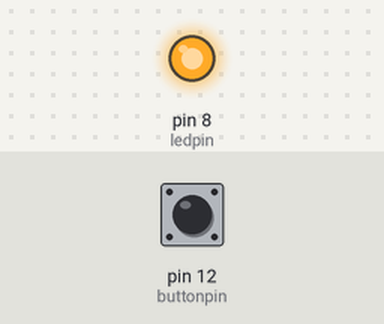
Simulated run of this sketch. Board: Arduino Uno, built with avr-gcc and run on an emulated ATmega328P. Parts: output pins drawn as LEDs (lit = HIGH). Inputs (shaded band) come from the test bench; at power-on: pin 12 (buttonpin) LOW. What the sketch prints to the serial monitor is not drawn.

Above: at 1.2 s.
1.3 s: pin 12 (buttonpin) pulled HIGH for 0.15 s
At 1.38 s:
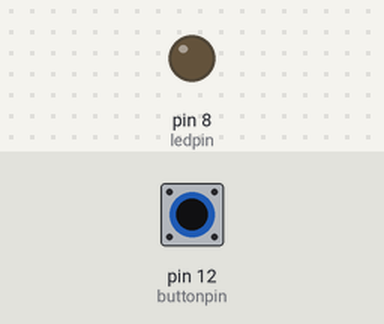
2.9 s: pin 12 (buttonpin) pulled HIGH for 3.2 s
At 6.4 s:
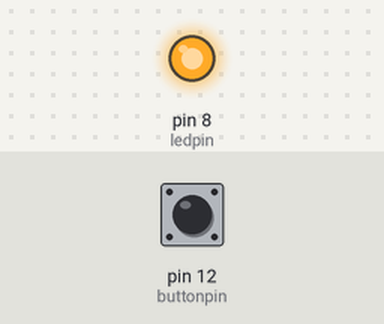
Timing chart, 0 to 7.9 s (numbered marks = the images above; inputs shaded):
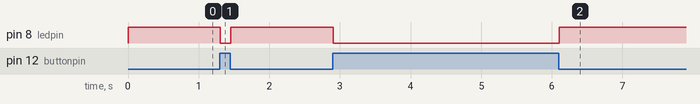

The sketch:

pushbutton_in_Arduino.ino
```cpp
/* Author: ZR Emon*/

int ledpin=8;
int buttonpin=12;
int buttonread;
int delT=200;

void setup()
{

 Serial.begin(9600);
 pinMode(ledpin,OUTPUT);
 pinMode(buttonpin,INPUT);

}

void loop()
{

 buttonread=digitalRead(buttonpin);
 Serial.println(buttonread);

  if(buttonread==1){
    digitalWrite(ledpin,LOW);
  }
  if(buttonread==0){
    digitalWrite(ledpin,HIGH);
  }

}
```

Measured:
- after the input at 1.3 s, pin 8 (ledpin): HIGH → LOW at once, → HIGH 0.15 s later
- after the input at 2.9 s, pin 8 (ledpin): HIGH → LOW at once, → HIGH 3.2 s later
